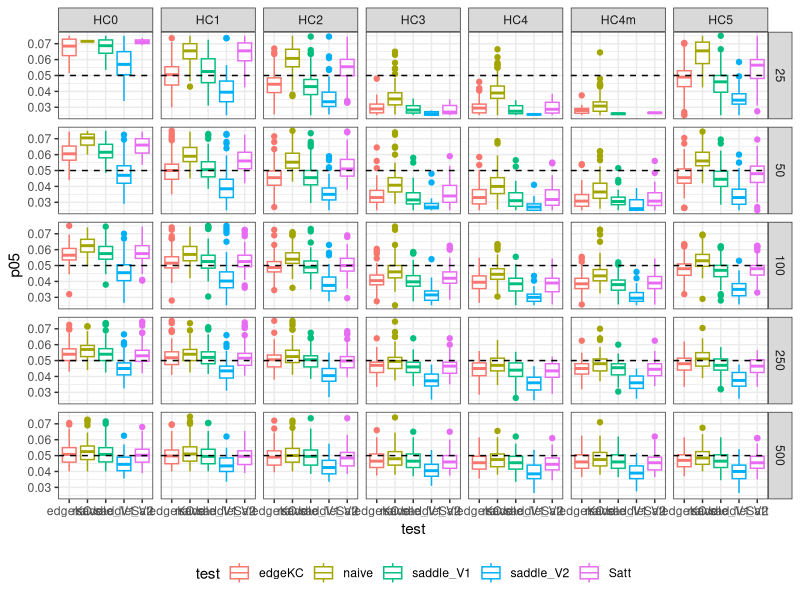
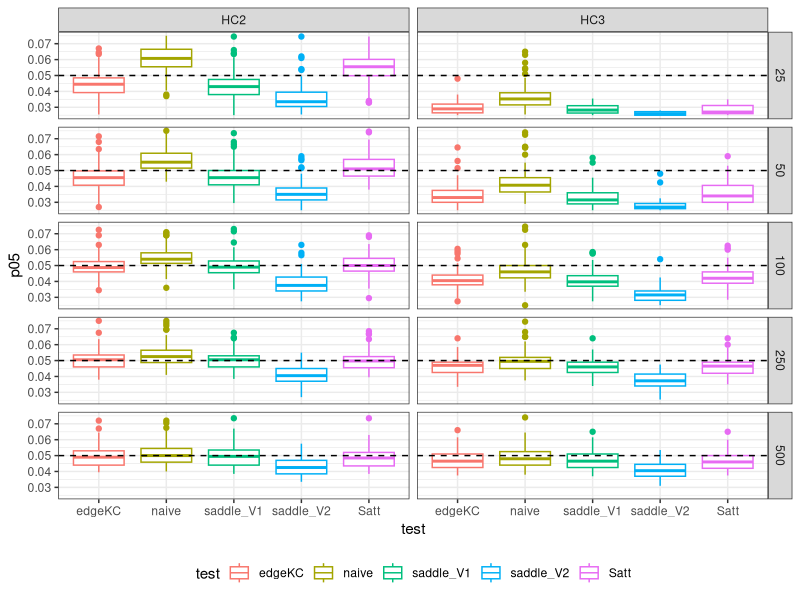
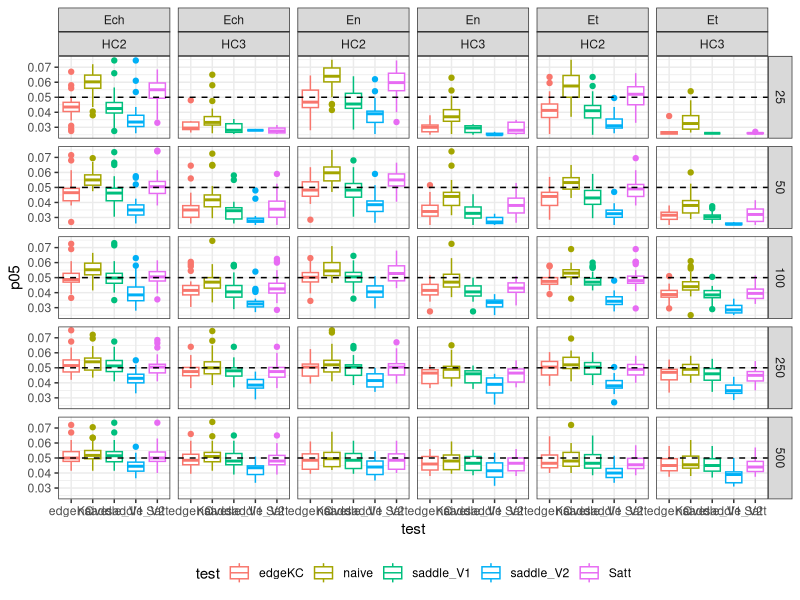
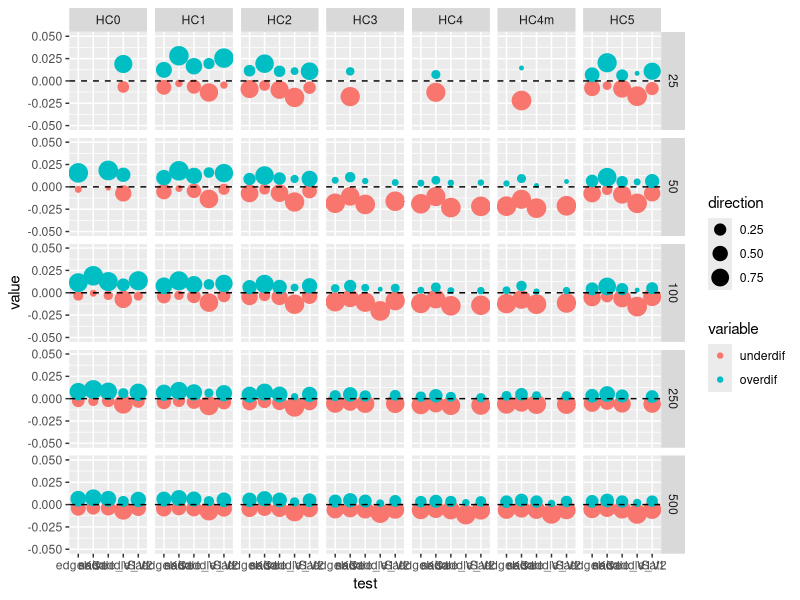
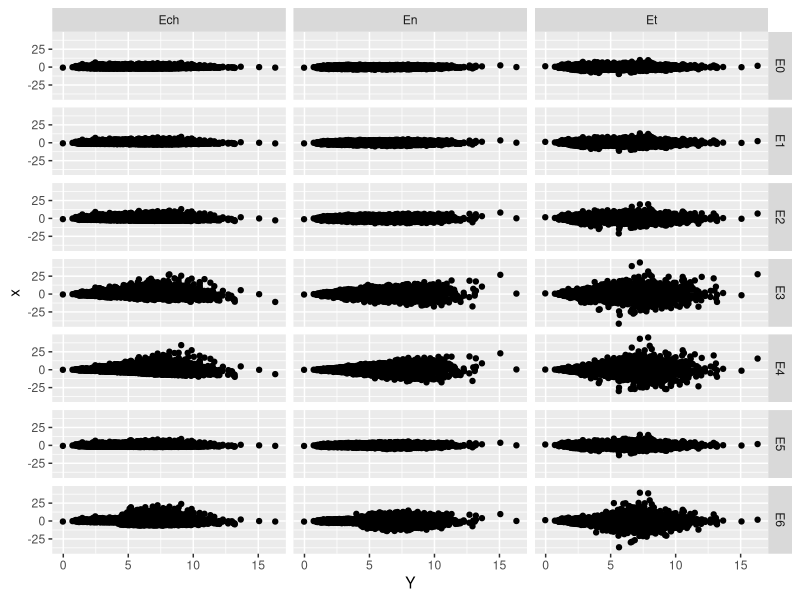
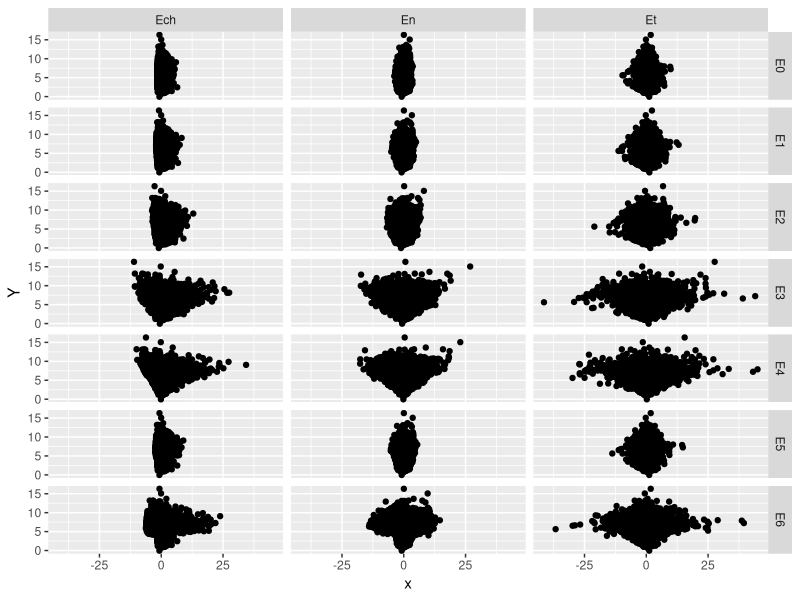
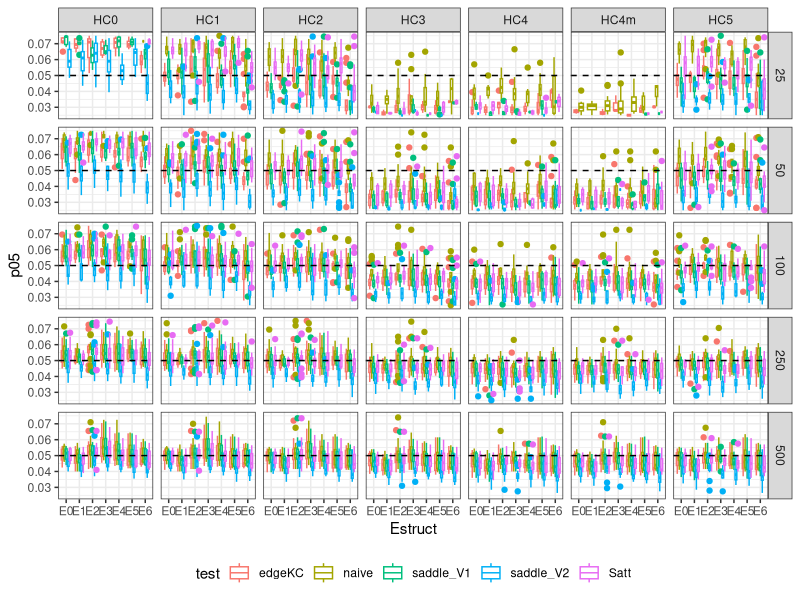
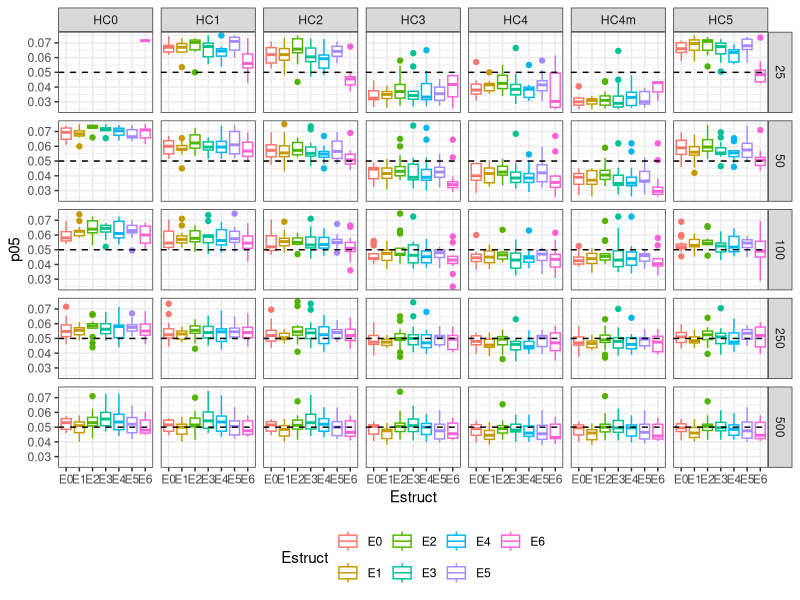

These figures' R source, in order:
## ---- chunk 1
library(plyr)
library(dplyr)
library(ggplot2)
library(reshape2)

rm(list = ls())


results <- rbind(read.csv("20150915A.csv"),
                 read.csv("20150915B.csv"),
                 read.csv("20150915C.csv"),
                 read.csv("20150915D.csv"))

#results <- rbind(read.csv("Results/Model 2/20150915A.csv"),
#                 read.csv("Results/Model 2/20150915B.csv"),
#                 read.csv("Results/Model 2/20150915C.csv"),
#                 read.csv("Results/Model 2/20150915D.csv"))

## ---- chunk 2



filter(results, criterion == "size") %>%
  select(n, Estruct, Edist, HC, coef, test, p05) %>%
  ggplot(aes(y = p05,
             x = test,
             color = test)) +
  geom_boxplot() +
  facet_grid(n ~ HC) +
  ylim(.025, .075) + 
  geom_hline(aes(yintercept = .05), linetype = "dashed") +
  theme_bw() + theme(legend.position = "bottom")


## ---- chunk 3
filter(results, criterion == "size", HC == "HC2" | HC == "HC3") %>%
  select(n, Estruct, Edist, HC, coef, test, p05) %>%
  ggplot(aes(y = p05,
             x = test,
             color = test)) +
  geom_boxplot() +
  facet_grid(n ~ HC) +
  ylim(.025, .075) + 
  geom_hline(aes(yintercept = .05), linetype = "dashed") +
  theme_bw() + theme(legend.position = "bottom")

## ---- chunk 4

filter(results, criterion == "size", HC == "HC2" | HC == "HC3") %>%
  select(n, Estruct, Edist, HC, coef, test, p05) %>%
  ggplot(aes(y = p05,
             x = test,
             color = test)) +
  geom_boxplot() +
  facet_grid(n ~ Edist * HC) +
  ylim(.025, .075) + 
  geom_hline(aes(yintercept = .05), linetype = "dashed") +
  theme_bw() + theme(legend.position = "bottom")


## ---- chunk 5

results2 <- filter(results, criterion == "size") %>%
  select(n, Estruct, Edist, HC, coef, test, p05) %>%
  mutate(under = ifelse(p05 <= .05, T, F), 
         underdif = ifelse(under, p05 - .05, NA),
         overdif = ifelse(!under, p05 - .05, NA))

merge(aggregate(under ~ HC * test * n, results2, mean),
      aggregate(underdif ~ HC * test * n, results2, mean),
      by = c("HC", "test", "n")) ->
  stats

stats <- merge(stats, 
               aggregate(overdif ~ HC * test * n, results2, mean),
               by = c("HC", "test", "n"))

melt(stats, id.vars = c("HC", "test", "n", "under")) %>%
  mutate(direction = ifelse(value < 0, under, 1 - under)) %>%
  ggplot(aes(x = test,
             y = value,
             color = variable,
             size = direction)) +
  geom_point() +
  facet_grid(n ~ HC)  + 
  geom_hline(aes(yintercept = 0), linetype = "dashed")  +
  ylim(-.05, .05)

## ---- chunk 6
edm <- function() {
  
  # Distributions used in generating data
  b1 <- runif(10000, 0, 1)
  b2 <- rnorm(10000, 0, 1)
  b3 <- rchisq(10000, 1)
  b4 <- rnorm(10000, 0, 1)
  b5 <- runif(10000, 0, 1)
  
  # Four independant variables based on distributions
  x0 <- 1
  x1 <- 1 + b1
  x2 <- 3 * b1 + .6 * b2
  x3 <- 2 * b1 + .6 * b3
  x4 <- .1 * x1 + .9 * x3 - .8 * b4 + 4 * b5
  x2[x2 < -2.5] <- -2.5
  x4[x4 < -2.5] <- -2.5
  
  # One dummy variable created by splitting x2
  xD <- ifelse(x2 > 1.6, 1, 0)
  
  # Three types of homoscedastistic error distributions:
  
  En = rnorm(10000, 0, 1)
  Ech = (rchisq(10000, 5) - 5) / sqrt(10)
  Et = rt(10000, 5)

  # Seven types of error structures
  
  E0 = 1
  E1 = sqrt(x1)
  E2 = sqrt(x3 + 1.6)
  E3 = sqrt(x3) * sqrt(x4 + 2.5)
  E4 = sqrt(x1) * sqrt(x2 + 2.5) * sqrt(x3)
  E5 = ifelse(xD == 1, 1.5, 1)
  E6 = ifelse(xD == 1, 4, 1)
  
  X <- cbind(x0, x1, x2, x3, x4, xD)
  
  B = c(1, 1, 1, 1, 0, 0)
  
  Y <- as.vector(X %*% B)
  
  ESs <- cbind(E0, E1, E2, E3, E4, E5, E6)
  
  EnES <- data.frame(dist = "En", Y = Y, En * ESs)
  EchES <- data.frame(dist = "Ech", Y = Y, Ech * ESs)
  EtES <- data.frame(dist = "Et", Y = Y, Et * ESs)

  EDESs <- rbind(En = EnES, Ech = EchES, Et = EtES)
  


 
  return(EDESs)
}

EDists <-  edm()

backup <- EDists
EDists <- backup

EDists <-  melt(EDists, id.vars = c("dist", "Y"), variable.name = "EStructs", value.name = "x")

ggplot(EDists, aes(x = Y,
                   y = x)) +
  geom_point() +
  facet_grid(EStructs ~ dist)

ggplot(EDists, aes(x = x,
                   y = Y)) +
  geom_point() +
  facet_grid(EStructs ~ dist)

## ---- chunk 7

filter(results, criterion == "size") %>%
  select(n, Estruct, Edist, HC, coef, p05, test) %>%
  ggplot(aes(x = Estruct,
             y = p05,
             color = test)) +
  geom_boxplot() +
  facet_grid(n ~ HC) +
  geom_hline(aes(yintercept = .05), linetype = "dashed")  +
  ylim(.025, .075) +
  theme_bw() + theme(legend.position = "bottom")

## ---- chunk 8

filter(results, test == "naive", criterion == "size") %>%
  select(n, Estruct, Edist, HC, coef, p05) %>%
  ggplot(aes(x = Estruct,
             y = p05,
             color = Estruct)) +
  geom_boxplot() +
  facet_grid(n ~ HC) +
  geom_hline(aes(yintercept = .05), linetype = "dashed")  +
  ylim(.025, .075) +
  theme_bw() + theme(legend.position = "bottom")

## ---- chunk 9

filter(results, test == "saddle_V1", criterion == "size") %>%
  select(n, Estruct, Edist, HC, coef, p05) %>%
  ggplot(aes(x = Estruct,
             y = p05,
             color = Estruct)) +
  geom_boxplot() +
  facet_grid(n ~ HC) +
  geom_hline(aes(yintercept = .05), linetype = "dashed")  +
  ylim(.025, .075) +
  theme_bw() + theme(legend.position = "bottom")

## ---- chunk 10

filter(results, test == "saddle_V2", criterion == "size") %>%
  select(n, Estruct, Edist, HC, coef, p05) %>%
  ggplot(aes(x = Estruct,
             y = p05,
             color = Estruct)) +
  geom_boxplot() +
  facet_grid(n ~ HC) +
  geom_hline(aes(yintercept = .05), linetype = "dashed")  +
  ylim(.025, .075) +
  theme_bw() + theme(legend.position = "bottom")

## ---- chunk 11

filter(results, test == "Satt", criterion == "size") %>%
  select(n, Estruct, Edist, HC, coef, p05) %>%
  ggplot(aes(x = Estruct,
             y = p05,
             color = Estruct)) +
  geom_boxplot() +
  facet_grid(n ~ HC) +
  geom_hline(aes(yintercept = .05), linetype = "dashed")  +
  ylim(.025, .075) +
  theme_bw() + theme(legend.position = "bottom")

## ---- chunk 12

filter(results, test == "naive", criterion == "size") %>%
  select(n, Estruct, Edist, HC, coef, p05) %>%
  ggplot(aes(x = HC,
             y = p05,
             color = HC)) +
  geom_boxplot() +
  facet_grid(n ~ Estruct) +
  geom_hline(aes(yintercept = .05), linetype = "dashed")  +
  ylim(.025, .075) +
  theme_bw() + theme(legend.position = "bottom")

## ---- chunk 13

filter(results, test == "saddle_V1", criterion == "size") %>%
  select(n, Estruct, Edist, HC, coef, p05) %>%
  ggplot(aes(x = HC,
             y = p05,
             color = HC)) +
  geom_boxplot() +
  facet_grid(n ~ Estruct) +
  geom_hline(aes(yintercept = .05), linetype = "dashed")  +
  ylim(.025, .075) +
  theme_bw() + theme(legend.position = "bottom")

## ---- chunk 14

filter(results, test == "saddle_V2", criterion == "size") %>%
  select(n, Estruct, Edist, HC, coef, p05) %>%
  ggplot(aes(x = HC,
             y = p05,
             color = HC)) +
  geom_boxplot() +
  facet_grid(n ~ Estruct) +
  geom_hline(aes(yintercept = .05), linetype = "dashed")  +
  ylim(.025, .075) +
  theme_bw() + theme(legend.position = "bottom")

## ---- chunk 15

filter(results, test == "Satt", criterion == "size") %>%
  select(n, Estruct, Edist, HC, coef, p05) %>%
  ggplot(aes(x = HC,
             y = p05,
             color = HC)) +
  geom_boxplot() +
  facet_grid(n ~ Estruct) +
  geom_hline(aes(yintercept = .05), linetype = "dashed")  +
  ylim(.025, .075) +
  theme_bw() + theme(legend.position = "bottom")

